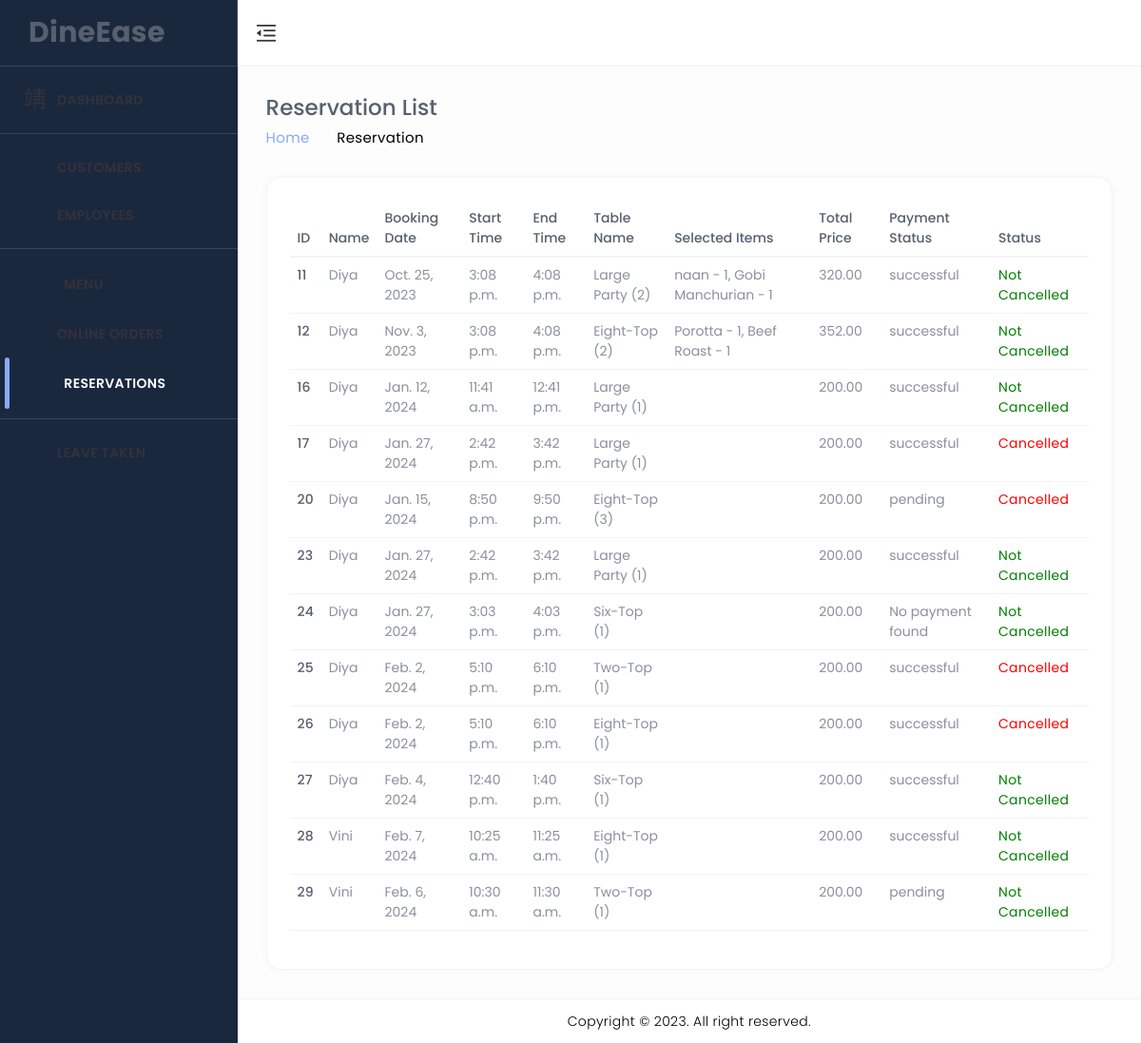
/ad_booking_lists/, run on the app's committed database.
### home/models.py (models this page shows, shortened)
class TableBooking(models.Model):
    name = models.ForeignKey(CustomUser, on_delete=models.CASCADE, related_name='bookings_by_name', null=True)
    phone = models.ForeignKey(CustomUser, on_delete=models.CASCADE, related_name='bookings_by_phone', null=True)
    email = models.ForeignKey(CustomUser, on_delete=models.CASCADE, related_name='bookings_by_email', null=True)
    TABLE_NAME_CHOICES = [
        ('Two-Top (1)', 'Two-Top (1)'),
        ('Two-Top (2)', 'Two-Top (2)'),
        ('Two-Top (3)', 'Two-Top (3)'),
        ('Four-Top (1)', 'Four-Top (1)'),
        ('Four-Top (2)', 'Four-Top (2)'),
        ('Four-Top (3)', 'Four-Top (3)'),
        ('Six-Top (1)', 'Six-Top (1)'),
        ('Six-Top (2)', 'Six-Top (2)'),
        ('Six-Top (3)', 'Six-Top (3)'),
        ('Eight-Top (1)', 'Eight-Top (1)'),
        ('Eight-Top (2)', 'Eight-Top (2)'),
        ('Eight-Top (3)', 'Eight-Top (3)'),
        ('Large Party (1)', 'Large Party (1)'),
        ('Large Party (2)', 'Large Party (2)'),
        ('Large Party (3)', 'Large Party (3)'),
    ]
    table_name = models.CharField(max_length=30, null=True, blank=True, choices=TABLE_NAME_CHOICES)
    date = models.DateField(null=True)
    start_time = models.TimeField(null=True)
    end_time = models.TimeField(null=True)
    status = models.BooleanField(default=False)
    del_status = models.BooleanField(default=False)
    selected_items = models.TextField(blank=True, null=True)
    total_price = models.DecimalField(max_digits=10, decimal_places=2, default=0)

class CustomUser(AbstractUser):
    CUSTOMER = 1
    EMPLOYEE = 2
    ROLE_CHOICE = (
        (CUSTOMER, 'CUSTOMER'),
        (EMPLOYEE, 'EMPLOYEE'),
    )
    username=None
    first_name = None
    last_name = None
    USERNAME_FIELD = 'email'
    name = models.CharField(max_length=50)
    email = models.EmailField(max_length=100, unique=True)
    phone = models.CharField(max_length=12, blank=True)
    password = models.CharField(max_length=128)
    role = models.IntegerField(choices=ROLE_CHOICE, blank=True, null=True,default='1')
    is_admin = models.BooleanField(default=False)
    is_staff = models.BooleanField(default=False)
    is_active = models.BooleanField(default=True)
    is_superadmin = models.BooleanField(default=False)
    REQUIRED_FIELDS = ['name', 'phone']
    objects = UserManager()

class Payment(models.Model):
    class PaymentStatusChoices(models.TextChoices):
        PENDING = 'pending', 'Pending'
        SUCCESSFUL = 'successful', 'Successful'
        FAILED = 'failed', 'Failed'
    user = models.ForeignKey(CustomUser, on_delete=models.CASCADE)  # Link the payment to a user
    razorpay_order_id = models.CharField(max_length=255)  # Razorpay order ID
    payment_id = models.CharField(max_length=255)  # Razorpay payment ID
    amount = models.DecimalField(max_digits=8, decimal_places=2)  # Amount paid
    currency = models.CharField(max_length=3)  # Currency code (e.g., "INR")
    timestamp = models.DateTimeField(auto_now_add=True)  # Timestamp of the payment
    payment_status = models.CharField(max_length=20, choices=PaymentStatusChoices.choices, default=PaymentStatusChoices.PENDING)
    billing_info = models.ForeignKey(BillingInformation, on_delete=models.CASCADE, null=True, blank=True)
    table_booking = models.ForeignKey(TableBooking, on_delete=models.CASCADE, related_name='payments', null=True, blank=True)
    class Meta:
        ordering = ['-timestamp']

### home/views.py (the view)
# urls.py: path('ad_booking_lists/', ad_booking_lists, name='ad_booking_lists'),
def ad_booking_lists(request):
    bookings = TableBooking.objects.all() # Retrieve all booking details and related payments
    return render(request, 'admin_dashboard/tbl_booking_list.html', {'bookings': bookings})

### templates/admin_dashboard/tbl_booking_list.html (shortened to what this page needs)
{% load static %}
<!DOCTYPE html>
<html lang="en" dir="ltr">
<head>
	<link href="{% static 'assets/css/materialdesignicons.min.css' %}" rel="stylesheet" />
	<link href="{% static 'assets/plugins/simplebar/simplebar.css' %}" rel="stylesheet" />
	<link href="{% static 'assets/plugins/data-tables/datatables.bootstrap5.min.css' %}" rel='stylesheet'>
	<link href="{% static 'assets/plugins/data-tables/responsive.datatables.min.css' %}" rel='stylesheet'>
	<link id="{% static 'style.css' %}" rel="stylesheet" href="{% static 'assets/css/style.css' %}" />
</head>
<body class="ec-header-fixed ec-sidebar-fixed ec-sidebar-dark ec-header-light" id="body">
	<div class="wrapper">
		<div class="ec-left-sidebar ec-bg-sidebar">
			<div id="sidebar" class="sidebar ec-sidebar-footer">
				<div class="ec-brand">
					<a href="admin_index ">
						<span class="ec-brand-name text-truncate">DineEase</span>
					</a>
				</div>
				<div class="ec-navigation" data-simplebar>
					<ul class="nav sidebar-inner" id="sidebar-menu">
						<li class="">
							<a class="sidenav-item-link" href="{% url 'admin_index' %}">
								<i class="mdi mdi-view-dashboard-outline"></i>
								<span class="nav-text">Dashboard</span>
							</a>
							<hr>
						</li>
						<li class="has-sub">
							<a class="sidenav-item-link" href="{% url 'user_list' %}">
								<i class="mdi mdi-account-multiple-outline"></i>
								<span class="nav-text">Customers</span>
							</a>
						</li>
						<li class="has-sub">
							<a class="sidenav-item-link" href="{% url 'emp_list' %}" id="Listemp">
								<i class="mdi mdi-account-multiple-outline"></i>
								<span class="nav-text">Employees</span>
							</a>
							<hr>
						</li>
						<li class="has-sub">
							<a class="sidenav-item-link" href="javascript:void(0)">
								<i class="mdi mdi-food mdi-36px"></i>&ensp;
								<span class="nav-text">Menu</span> <b class="caret"></b>
							</a>
						</li>
						<li class="has-sub">
							<a class="sidenav-item-link" href="{% url 'order_list' %}">
								<i class="mdi mdi-cart-outline mdi-34px"></i>
								<span class="nav-text">Online Orders</span>
							</a>
						</li>
						<li class="has-sub active">
							<a class="sidenav-item-link" href="{% url 'ad_booking_lists' %}">
								<i class="mdi mdi-food-variant mdi-36px"></i>&ensp;
								<span class="nav-text">Reservations</span>
							</a>
						</li>
						<hr>
						<li class="has-sub">
							<a class="sidenav-item-link" href="{% url 'empLeave_list' %}">
								<i class="mdi mdi-receipt"></i>
								<span class="nav-text">Leave Taken</span>
							</a>
						</li>
					</ul>
				</div>
			</div>
		</div>
		<div class="ec-page-wrapper">
			<header class="ec-main-header" id="header">
				<nav class="navbar navbar-static-top navbar-expand-lg">
					<button id="sidebar-toggler">
						<img src="assets/img/icons/clops.png" alt="">
					</button>
				</nav>
			</header>
			<div class="ec-content-wrapper">
				<div class="content">
					<div class="breadcrumb-wrapper breadcrumb-contacts">
						<div>
							<h1>Reservation List</h1>
							<p class="breadcrumbs"><span><a href="index.html">Home</a></span>
								<span><i class="mdi mdi-chevron-right"></i></span>Reservation
						</div>
					</div>
					<div class="row">
						<div class="col-xl-12 col-lg-12">
							<div class="ec-cat-list card card-default">
								<div class="card-body">
									<div class="table-responsive">
										<table id="responsive-data-table" class="table">
											<thead>
                                                <tr>
                                                    <th>ID</th>
                                                    <th>Name</th>
                                                    <th>Booking Date</th>
													<th>Start Time</th>
													<th>End Time</th>
													<th>Table Name</th>
													<th>Selected Items</th>
													<th>Total Price</th>
													<th>Payment Status</th>
                                                    <th>Status</th>
                                                </tr>
                                            </thead>
                                            <tbody>
												{% for booking in bookings %}
													<tr>
														<td>{{ booking.id }}</td>
														<td>{{ booking.name.name }}</td>
														<td>{{ booking.date }}</td>
														<td>{{ booking.start_time }}</td>
														<td>{{ booking.end_time }}</td>
														<td>{{ booking.table_name }}</td>
														<td>{{ booking.selected_items }}</td>
														<td>{{ booking.total_price }}</td>
														<td>
																{% for payment in booking.payments.all %}
																	{{ payment.payment_status }}
																{% empty %}
																	No payment found
																{% endfor %}
														</td>
														<td>
															{% if booking.status %}
															<span style="color: red;">Cancelled</span>
															{% else %}
																<span style="color: green;">Not Cancelled</span>
															{% endif %}
														</td>
													</tr>
												{% endfor %}
											</tbody>
										</table>
									</div>
								</div>
							</div>
						</div>
					</div>
				</div>
			</div>
			<footer class="footer mt-auto">
				<div class="copyright bg-white">
					<p>
						Copyright © 2023. All right reserved.
					  </p>
				</div>
			</footer>
		</div>
	</div>
</body>
</html>

### data on the page
TableBooking: id "11", name.name "Diya", date "Oct. 25, 2023", start_time "3:08 p.m.", end_time "4:08 p.m.", table_name "Large Party (2)", selected_items "naan - 1, Gobi Manchurian - 1", total_price "320.00", status "Not Cancelled"
Payment: payment_status "successful"
TableBooking: id "12", name.name "Diya", date "Nov. 3, 2023", start_time "3:08 p.m.", end_time "4:08 p.m.", table_name "Eight-Top (2)", selected_items "Porotta - 1, Beef Roast - 1", total_price "352.00", status "Not Cancelled"
Payment: payment_status "successful"
TableBooking: id "16", name.name "Diya", date "Jan. 12, 2024", start_time "11:41 a.m.", end_time "12:41 p.m.", table_name "Large Party (1)", total_price "200.00", status "Not Cancelled"
Payment: payment_status "successful"
TableBooking: id "17", name.name "Diya", date "Jan. 27, 2024", start_time "2:42 p.m.", end_time "3:42 p.m.", table_name "Large Party (1)", total_price "200.00", status "Cancelled"
Payment: payment_status "successful"
TableBooking: id "20", name.name "Diya", date "Jan. 15, 2024", start_time "8:50 p.m.", end_time "9:50 p.m.", table_name "Eight-Top (3)", total_price "200.00", status "Cancelled"
Payment: payment_status "pending"
TableBooking: id "23", name.name "Diya", date "Jan. 27, 2024", start_time "2:42 p.m.", end_time "3:42 p.m.", table_name "Large Party (1)", total_price "200.00", status "Not Cancelled"
Payment: payment_status "successful"
TableBooking: id "24", name.name "Diya", date "Jan. 27, 2024", start_time "3:03 p.m.", end_time "4:03 p.m.", table_name "Six-Top (1)", total_price "200.00", status "Not Cancelled"
TableBooking: id "25", name.name "Diya", date "Feb. 2, 2024", start_time "5:10 p.m.", end_time "6:10 p.m.", table_name "Two-Top (1)", total_price "200.00", status "Cancelled"
Payment: payment_status "successful"
TableBooking: id "26", name.name "Diya", date "Feb. 2, 2024", start_time "5:10 p.m.", end_time "6:10 p.m.", table_name "Eight-Top (1)", total_price "200.00", status "Cancelled"
Payment: payment_status "successful"
TableBooking: id "27", name.name "Diya", date "Feb. 4, 2024", start_time "12:40 p.m.", end_time "1:40 p.m.", table_name "Six-Top (1)", total_price "200.00", status "Not Cancelled"
Payment: payment_status "successful"
TableBooking: id "28", name.name "Vini", date "Feb. 7, 2024", start_time "10:25 a.m.", end_time "11:25 a.m.", table_name "Eight-Top (1)", total_price "200.00", status "Not Cancelled"
Payment: payment_status "successful"
TableBooking: id "29", name.name "Vini", date "Feb. 6, 2024", start_time "10:30 a.m.", end_time "11:30 a.m.", table_name "Two-Top (1)", total_price "200.00", status "Not Cancelled"
Payment: payment_status "pending"
